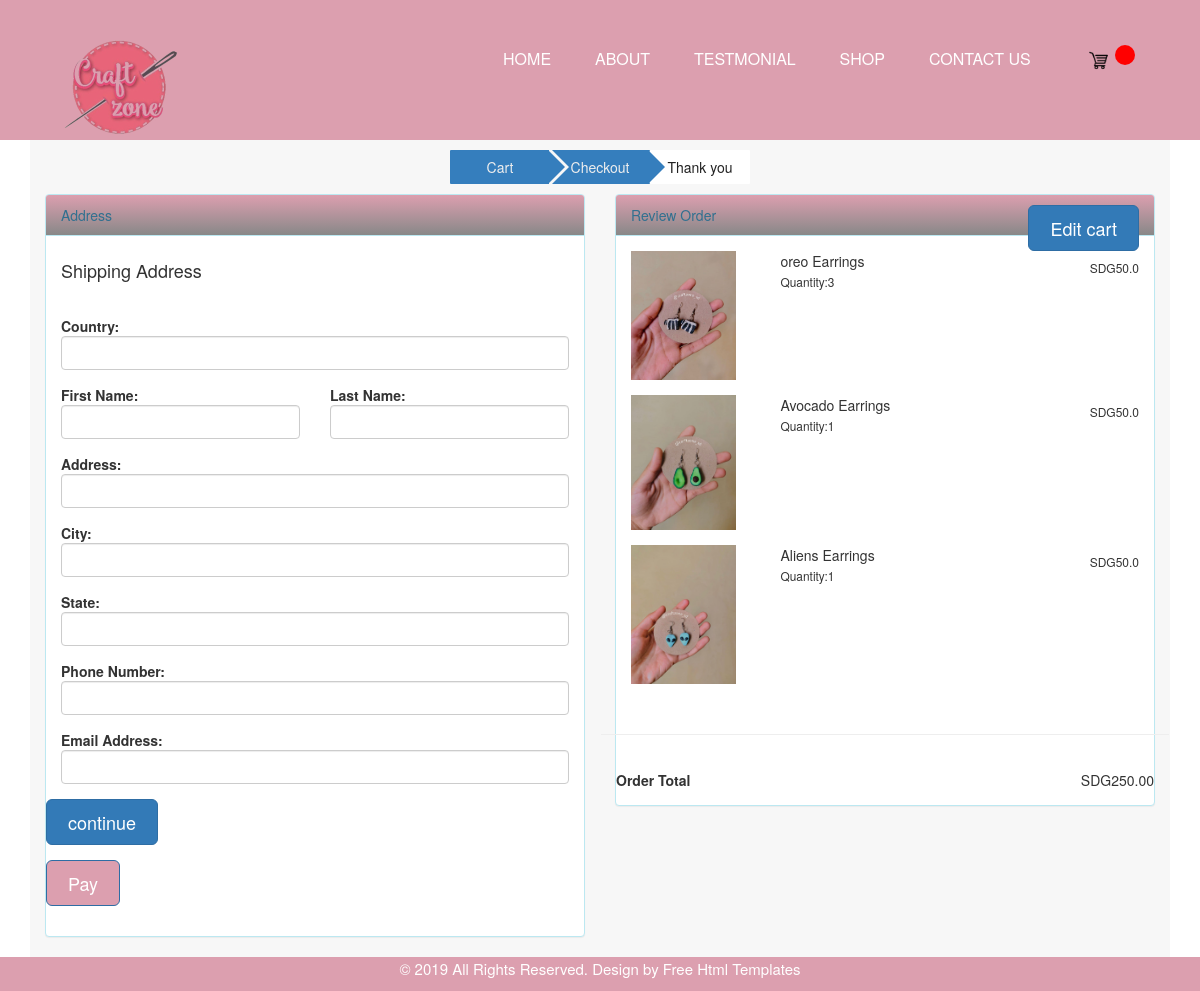
/checkout.html (signed in), run on the app's committed database.
### craftapp/models.py (models this page shows, shortened)
class OrderItem(models.Model):
	product = models.ForeignKey(Product, on_delete=models.SET_NULL, blank=True, null=True)
	order = models.ForeignKey(Order, on_delete=models.SET_NULL, blank=True, null=True)
	qunatity = models.IntegerField(default=0, null=True, blank=True)
	date_added = models.DateTimeField(auto_now_add=True)
	@property
	def get_total(self):
		total = self.product.price * self.qunatity
		return total

class Product(models.Model):
	name = models.CharField(max_length=200, null=True)
	price = models.FloatField()
	image = models.ImageField(null=True, blank=True)
	categorie = models.CharField(max_length=200, null=True)
	@property
	def imageURL(self):
		try:
			url = self.image.url
		except:
			url = ''
		return url

class Order(models.Model):
	customer = models.ForeignKey(Customer, on_delete=models.SET_NULL, blank=True, null=True)
	date_orderd = models.DateTimeField(auto_now_add=True)
	complete = models.BooleanField(default=False, null=True, blank=False)
	transaction_id = models.CharField(max_length=200, null=True)
	@property
	def get_cart_total(self):
		orderitems = self.orderitem_set.all()
		total = sum([item.get_total for item in orderitems])
		return total

### craftapp/views.py (the view)
# urls.py: path('checkout.html', views.checkout, name="checkout"),
def checkout(request):
	if request.user.is_authenticated:
		customer = request.user.customer
		order, created = Order.objects.get_or_create(customer=customer, complete=False)
		items = order.orderitem_set.all()
	else:
		items = []
		order = {'get_cart_total' :0 , }
	context= {'items' :items, 'order' : order}
	return render(request, 'checkout.html', context)

### craftapp/templates/checkout.html (shortened to what this page needs)
{% extends 'main.html' %}
{% load static %}
{% block content %}
        <div class="container wrapper">
          <div class="row cart-head">
            <div class="container">
              <div class="row">
              </div>
              <div class="row">
                <div style="display: table; margin: auto;">
                  <span class="step step_complete"> <a href="{% url 'cart' %}" class="check-bc">Cart</a> <span class="step_line step_complete"> </span> <span class="step_line backline"> </span> </span>
                  <span class="step step_complete"> <a href="#" class="check-bc">Checkout</a> <span class="step_line "> </span> <span class="step_line step_complete"> </span> </span>
                  <span class="step_thankyou check-bc step_complete">Thank you</span>
                </div>
              </div>
              <div class="row">
              </div>
            </div>
          </div>
          <div class="row cart-body">
            <form id="form" class="form-horizontal" method="post" action="">
              <div class="col-lg-6 col-md-6 col-sm-6 col-xs-12 col-md-push-6 col-sm-push-6">
                <div class="panel panel-info">
                  <div class="panel-heading">
                    Review Order <div class="pull-right"><small><a class="btn btn-lg btn-primary" href="{% url 'cart' %}" role="button">Edit cart</a></small></div>
                  </div>
                  <div class="panel-body">
                  {% for item in items %}
                    <div class="form-group">
                      <div class="col-sm-3 col-xs-3">
                        <img class="img-responsive" src="{{item.product.imageURL}}" />
                      </div>
                      <div class="col-sm-6 col-xs-6">
                        <div class="col-xs-12">{{item.product.name}}</div>
                        <div class="col-xs-12"><small>Quantity:<span>{{item.qunatity}}</span></small></div>
                      </div>
                      <div class="col-sm-3 col-xs-3 text-right">
                        <h6><span>SDG</span>{{item.product.price}}</h6>
                      </div>
                    </div>
                  {% endfor %}
                      </div>
                      <div class="form-group"><hr /></div>
                      <div class="form-group">
                        <div class="col-xs-12">
                          <strong>Order Total</strong>
                            <div class="pull-right"><span>SDG</span><span>{{order.get_cart_total|floatformat:2}}</span></div>
                        </div>
                      </div>
                    </div>
                  </div>
                <div class="col-lg-6 col-md-6 col-sm-6 col-xs-12 col-md-pull-6 col-sm-pull-6">
                  <div class="panel panel-info">
                    <div class="panel-heading">Address</div>
                      <div class="panel-body">
                        <div class="form-group">
                          <div class="col-md-12">
                            <h4>Shipping Address</h4>
                          </div>
                        </div>
                        <div class="form-group">
                          <div class="col-md-12"><strong>Country:</strong></div>
                          <div class="col-md-12">
                            <input type="text" class="form-control" name="country" value="" />
                          </div>
                        </div>
                        <div class="form-group">
                          <div class="col-md-6 col-xs-12">
                            <strong>First Name:</strong>
                            <input type="text" name="first_name" class="form-control" value="" />
                          </div>
                          <div class="col-md-6 col-xs-12">
                            <strong>Last Name:</strong>
                            <input type="text" name="last_name" class="form-control" value="" />
                          </div>
                        </div>
                        <div class="form-group">
                          <div class="col-md-12"><strong>Address:</strong></div>
                          <div class="col-md-12">
                            <input type="text" name="address" class="form-control" value="" />
                          </div>
                        </div>
                        <div class="form-group">
                          <div class="col-md-12"><strong>City:</strong></div>
                            <div class="col-md-12">
                              <input type="text" name="city" class="form-control" value="" />
                            </div>
                          </div>
                          <div class="form-group">
                            <div class="col-md-12"><strong>State:</strong></div>
                            <div class="col-md-12">
                              <input type="text" name="state" class="form-control" value="" />
                            </div>
                          </div>
                          <div class="form-group">
                            <div class="col-md-12"><strong>Phone Number:</strong></div>
                            <div class="col-md-12"><input type="text" name="phone_number" class="form-control" value="" /></div>
                          </div>
                          <div class="form-group">
                            <div class="col-md-12"><strong>Email Address:</strong></div>
                            <div class="col-md-12"><input type="email" name="email_address" class="form-control" value="" /></div>
                          </div>
                          <div id="form-btn" class="form-group">
                            <div  class="pull-left"><small><input type="submit" name="continue" value="continue" class="btn btn-lg btn-primary"> </small></div>
                          </div>
                          <div id="payment" class="form-group ">
                            <div  class="pull-left"><small>
                              <button class="btn btn-lg btn-primary ">Pay</button>
                            </small></div>
                          </div>
                        </div>
                      </div>
                </div>
              </form>
            </div>
    </div>
{% endblock content %}

### static/craftapp/css/style.css (style rules this page uses)
* { box-sizing: border-box !important; transition: ease all 0.5s; }
html { scroll-behavior: smooth; }
body { color: #666666; font-size: 14px; font-family: poppins; line-height: 1.80857; font-weight: normal; overflow-x: hidden; }
a { color: #1f1f1f; text-decoration: none !important; outline: none !important; -webkit-transition: all .3s ease-in-out; -moz-transition: all .3s ease-in-out; -ms-transition: all .3s ease-in-out; -o-transition: all .3s ease-in-out; transition: all .3s ease-in-out; }
h1, h2, h3, h4, h5, h6 { letter-spacing: 0; font-weight: normal; position: relative; padding: 0 0 10px 0; font-weight: normal; line-height: normal; color: #111111; margin: 0 }
h4 { font-size: 16px }
h6 { font-size: 13px }
*, *::after, *::before { -webkit-box-sizing: border-box; -moz-box-sizing: border-box; box-sizing: border-box; }
a { color: #222222; text-decoration: none; outline: none !important; }
a, .btn { text-decoration: none !important; outline: none !important; -webkit-transition: all .3s ease-in-out; -moz-transition: all .3s ease-in-out; -ms-transition: all .3s ease-in-out; -o-transition: all .3s ease-in-out; transition: all .3s ease-in-out; }
img { max-width: 100%; height: auto; }
button { border: 0; margin: 0; padding: 0; cursor: pointer; }
.img-responsive { max-width: 100%; }
.btn-primary { background: #081b30; border: indianred; max-width: 170px; width: 100%; margin-right: 10px; border-radius: 25px; }
form { background: #081b30 padding: 35px 30px; }
form a { font-size: 17px; padding: 15px 25px; background-color: #f00; color: #fff; line-height: 20px; border-radius: 12px; text-align: center; margin: 0 auto; display: flex; justify-content: center; width: 150px; flex-wrap: wrap; }
.form-group { margin-bottom: 2rem; }
button.btn.btn-primary,button.btn.btn-primary:hover,button.btn.btn-primary:focus { background: #dc9faf; padding: 10 40px; }
.form-control { padding: 13px 16px; }

### static/craftapp/css/cart.css (style rules this page uses)
html,body,.wrapper { background: #f7f7f7; }
.step { float: left; background: white; padding: 7px 13px; border-radius: 1px; text-align: center; width: 100px; position: relative }
.step_line { margin: 0; width: 0; height: 0; border-left: 16px solid #fff; border-top: 16px solid transparent; border-bottom: 16px solid transparent; z-index: 1008; position: absolute; left: 99px; top: 1px }
.step_line.backline { border-left: 20px solid #f7f7f7; border-top: 20px solid transparent; border-bottom: 20px solid transparent; z-index: 1006; position: absolute; left: 99px; top: -3px }
.step_complete { background: #357ebd }
.step_complete a.check-bc, .step_complete a.check-bc:hover,.afix-1,.afix-1:hover { color: #eee; }
.step_line.step_complete { background: 0; border-left: 16px solid #357ebd }
.step_thankyou { float: left; background: white; padding: 7px 13px; border-radius: 1px; text-align: center; width: 100px; }
.check-bc, .check-bc:hover { color: #222; }
.container { border: none; }
.btn { border-radius: 1px; }
.panel-info { border-color: #999; }
.panel-heading { border-top-left-radius: 1px; border-top-right-radius: 1px; }
.panel { border-radius: 1px; }
.panel-info > .panel-heading { color: #ffffff; border-color: #999; }
.panel-info > .panel-heading { background-image: linear-gradient(to bottom, #dc9faf 0px, #888 100%); }
hr { border-color: #999 -moz-use-text-color -moz-use-text-color; }
hr { margin-bottom: 10px; margin-top: 10px; }
.form-control { border-radius: 1px; }

### data on the page
OrderItem: product.imageURL (picture), product.name "oreo Earrings", qunatity "3", product.price "50.0"
OrderItem: product.imageURL (picture), product.name "Avocado Earrings", qunatity "1", product.price "50.0"
OrderItem: product.imageURL (picture), product.name "Aliens Earrings", qunatity "1", product.price "50.0"
Order: get_cart_total "250.00"
